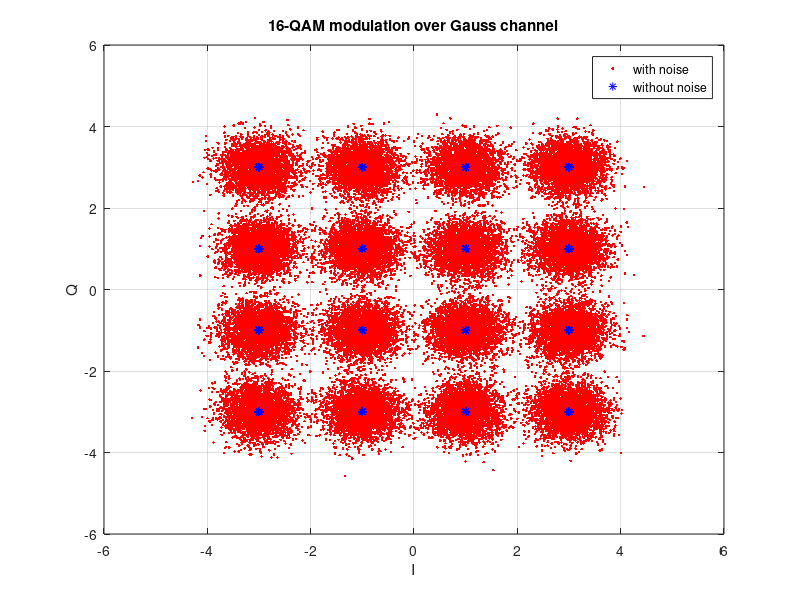

Recreate this plot in MATLAB.
clear;
N = 2*10^5;
SNR_db = 10;
x=round(rand(1,N));
for i=1:4:length(x)
    if (x(i)==0) && (x(i+1) ==0)&& (x(i+2)==0) && (x(i+3) ==0)
        S((i+3)/4)=1+1i;
    elseif (x(i)==0) && (x(i+1) ==0)&& (x(i+2)==0) && (x(i+3) ==1)
        S((i+3)/4)=1+3*1i;
    elseif (x(i)==0) && (x(i+1) ==0)&& (x(i+2)==1) && (x(i+3) ==0)
        S((i+3)/4)=3+1i;
    elseif (x(i)==0) && (x(i+1) ==0)&& (x(i+2)==1) && (x(i+3) ==1)
        S((i+3)/4)=3+3*1i;
    elseif (x(i)==0) && (x(i+1) ==1)&& (x(i+2)==0) && (x(i+3) ==0)
        S((i+3)/4)=1-1i;
    elseif (x(i)==0) && (x(i+1) ==1)&& (x(i+2)==0) && (x(i+3) ==1)
        S((i+3)/4)=1-3*1i;
    elseif (x(i)==0) && (x(i+1) ==1)&& (x(i+2)==1) && (x(i+3) ==0)
        S((i+3)/4)=3-1i;
    elseif (x(i)==0) && (x(i+1) ==1)&& (x(i+2)==1) && (x(i+3) ==1)
        S((i+3)/4)=3-3*1i;
    elseif (x(i)==1) && (x(i+1) ==0)&& (x(i+2)==0) && (x(i+3) ==0)
        S((i+3)/4)=-1+1i;
    elseif (x(i)==1) && (x(i+1) ==0)&& (x(i+2)==0) && (x(i+3) ==1)
        S((i+3)/4)=-1+3*1i;
    elseif (x(i)==1) && (x(i+1) ==0)&& (x(i+2)==1) && (x(i+3) ==0)
        S((i+3)/4)=-3+1i;
    elseif (x(i)==1) && (x(i+1) ==0)&& (x(i+2)==1) && (x(i+3) ==1)
        S((i+3)/4)=-3+3*1i;
    elseif (x(i)==1) && (x(i+1) ==1)&& (x(i+2)==0) && (x(i+3) ==0)
        S((i+3)/4)=-1-1i;
    elseif (x(i)==1) && (x(i+1) ==1)&& (x(i+2)==0) && (x(i+3) ==1)
        S((i+3)/4)=-1-3*1i;
    elseif (x(i)==1) && (x(i+1) ==1)&& (x(i+2)==1) && (x(i+3) ==0)
        S((i+3)/4)=-3-1i;
    elseif (x(i)==1) && (x(i+1) ==1)&& (x(i+2)==1) && (x(i+3) ==1)
        S((i+3)/4)=-3-3*1i;
    end;
end;

Es = var(S); 
Eb = Es/4;
N_0 = Eb/10^(SNR_db/10);
N0 = sqrt(N_0/2)*(randn(size(S))+1i*randn(size(S)));
NS = S + N0;
plot(NS,'r.');
hold on;
plot(S,'b*');
hold on;
grid on;
legend('with noise','without noise');
title('16-QAM modulation over Gauss channel');
xlabel('I');
ylabel('Q');
hold off;
